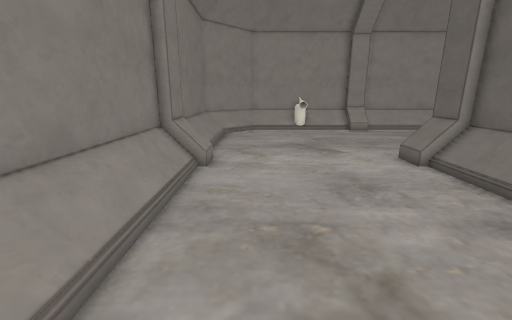
view 1 (above)

12 first-person views from a walk through a Godot game level. The camera is 1.5 m above the floor, tilts 14° down and sees 90° across. The floor is counted in squares, 0.5 m on a side. Each view is taken from the middle of a square. On the plan, view 1 faces up. The plan holds only what a view shows up to about 19 squares ahead; the rest is blank. Door leaves are left out where a doorway can be walked through. Some surface patterns are stand-ins.

view 2
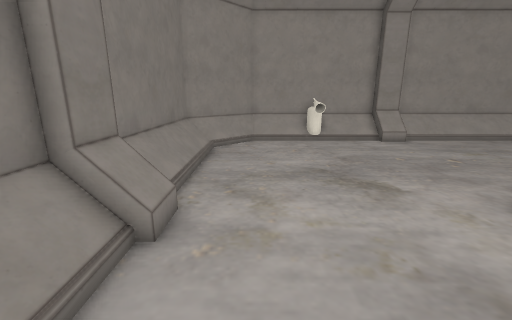

view 3
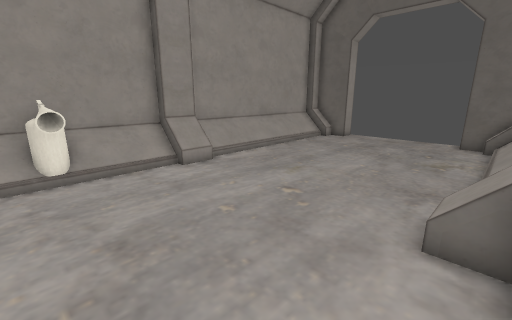

view 4
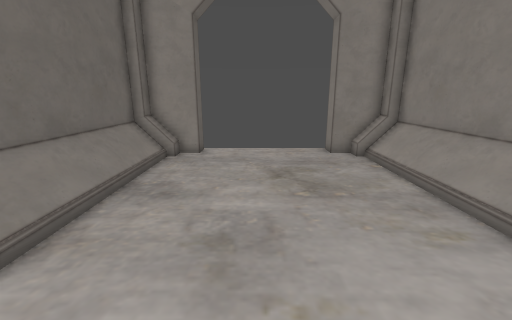

view 5
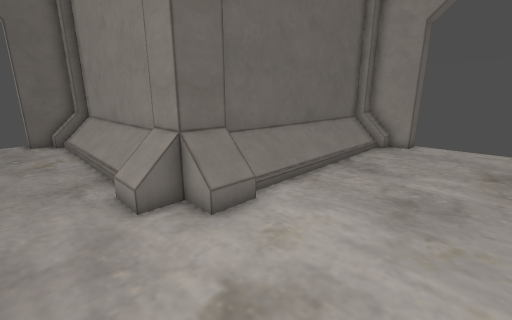

view 6
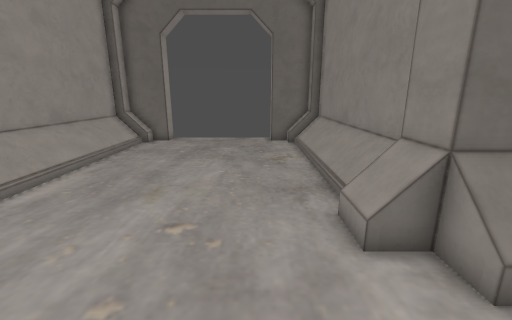

view 7
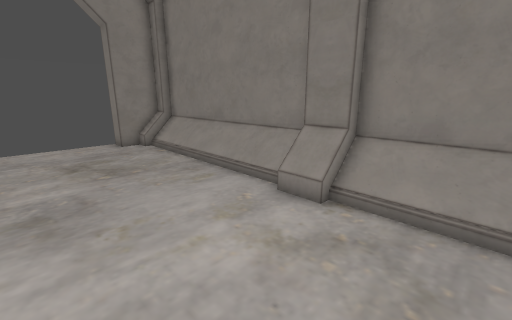

view 8
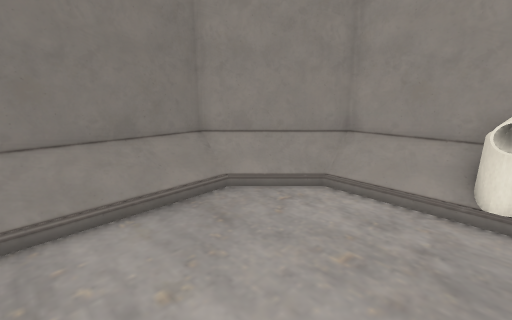

view 9
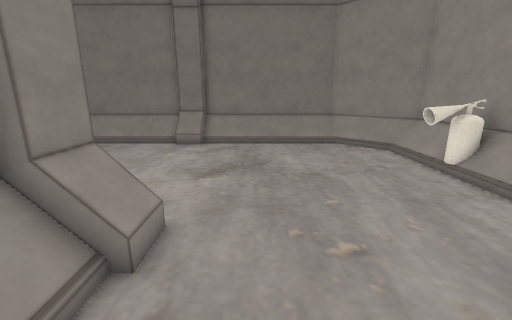

view 10
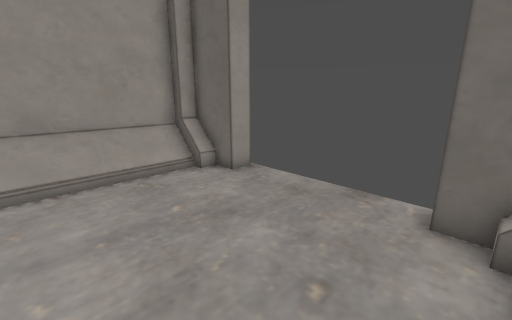

view 11
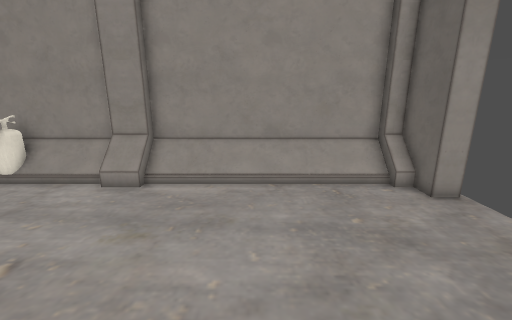

view 12
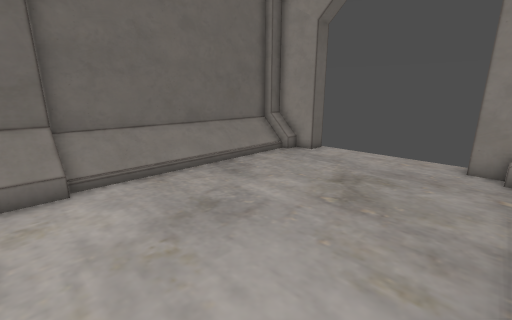

### Floor plan
Key: @ floor where view 1 was taken; # wall or solid block; . floor; / step, stairs or slope; D open door; = window, fence, low wall or low ledge; E fire extinguisher; O other object.
Columns run from 4 left of view 1 to 23 right of it. Each row starts with its distance up from view 1.
 25    ########################
 24   ###OOOEEOOO==OOOOOOOOOO=#
 23  ##=....E... ............##
 22 ##=.......................#D
 21 ##.........................D
 20 #O.........................D
 19 #O.........................D
 18 #O.........................D
 17 #O.........................D
 16 #O.........................D
 15 #O........................#D
 14 #O..........///..........##
 13 #O........./ =#//////////#
 12 # ........./##############
 11 #=........./=#
 10 #O..........O#
  9 #O..........O#
  8 #O..........O#
  7 #O..........O#
  6 #O..........O#
  5 #O..........O#
  4 #O..........O#
  3 #O..........O#
  2 #O..........O#
  1 #O..........O#
  0 ###.@......###
 -1   ##......##
 -2    DDDDDDDD

Positions as (right, up) in squares from view 1, and headings:
1: (0, 0), facing up
2: (0, 6), facing up
3: (3, 13), facing up-right
4: (3, 13), facing down
5: (2, 16), facing down-right
6: (4, 16), facing right
7: (4, 16), facing down-left
8: (4, 16), facing up-left
9: (14, 16), facing left
10: (15, 14), facing up-right
11: (15, 13), facing up
12: (-2, 12), facing down-right
